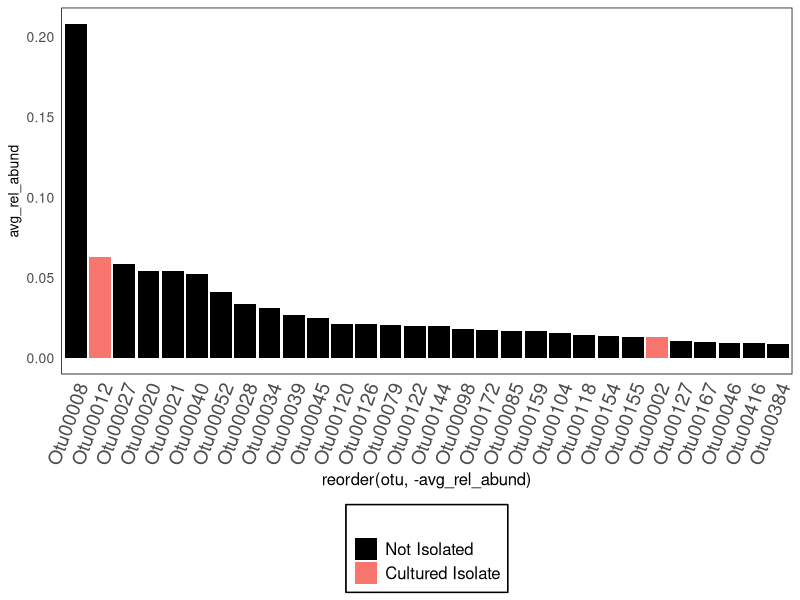
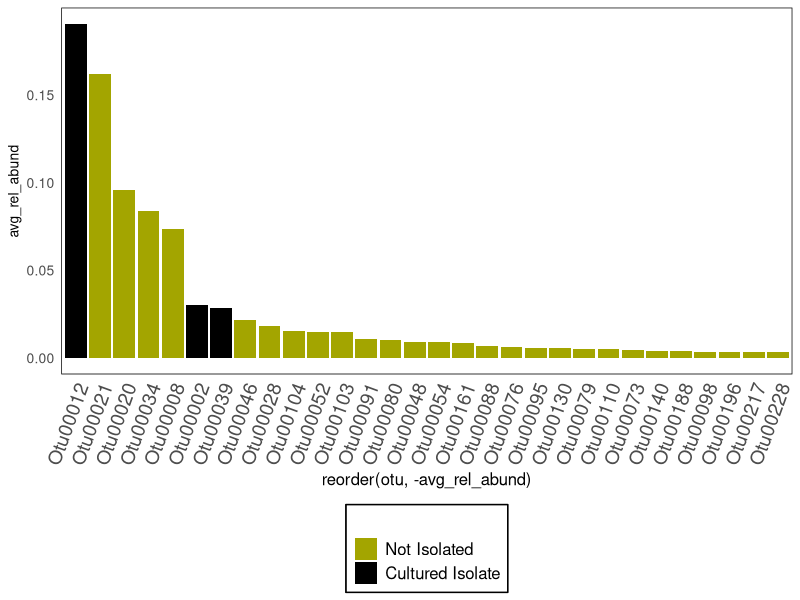
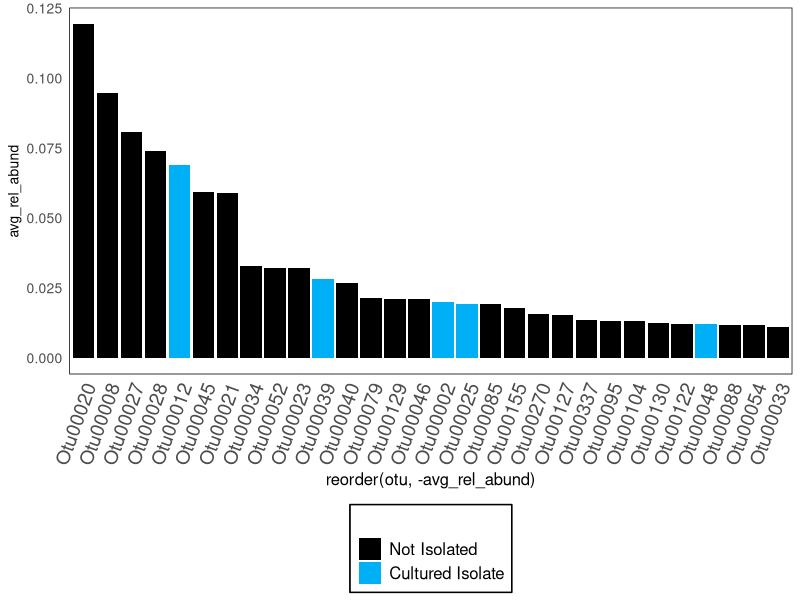
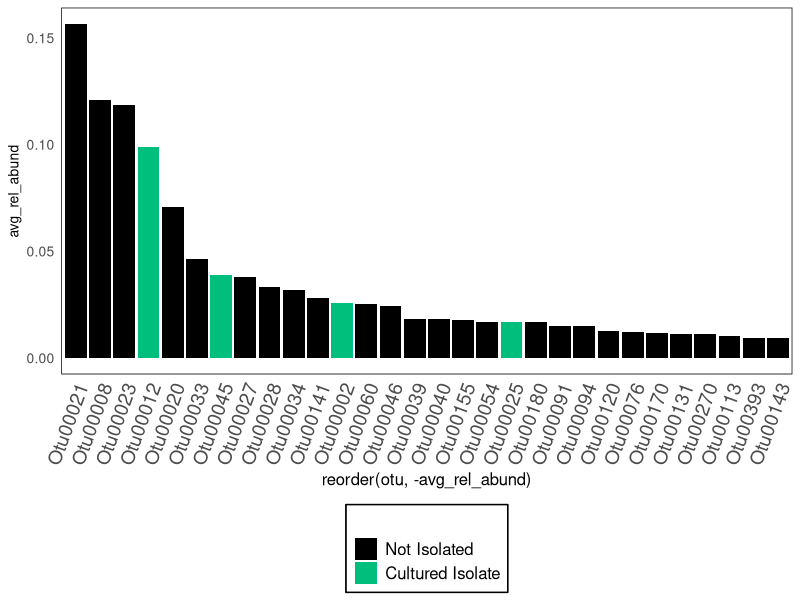
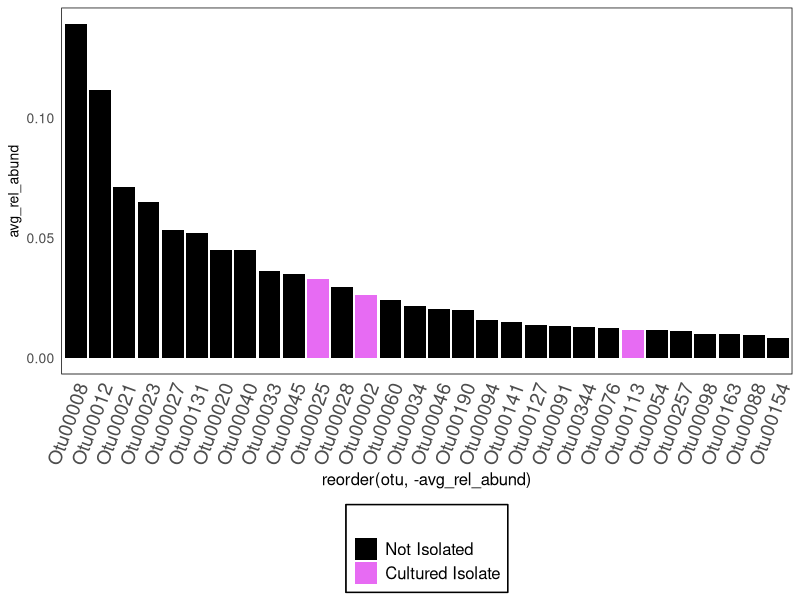
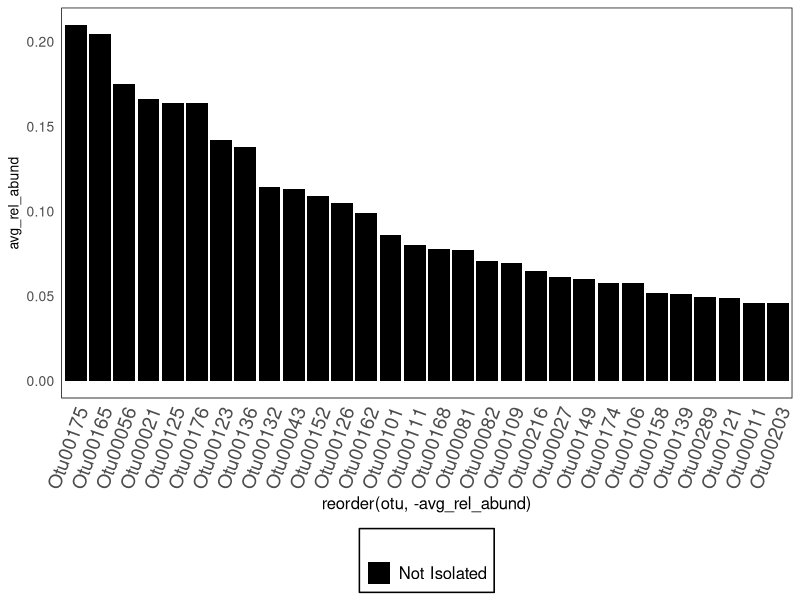
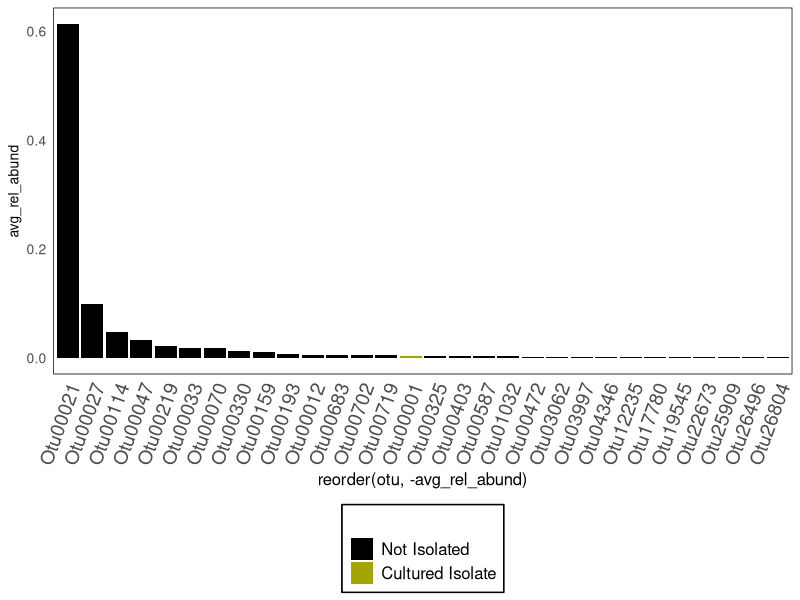
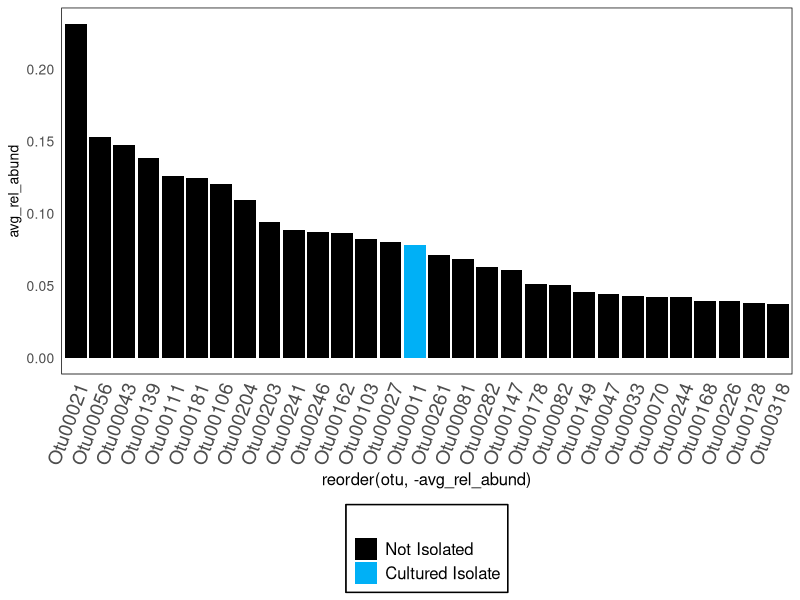

Here is the R script that generated these plots, in order: (Note: this script raises an error after producing the figures.)
#### Libraries ####
library(tidyverse)
library(data.table)
library(patchwork)
library(ggpubr)

#### Directory Set ####
setwd("C:/Users/jlaue/OneDrive/Documents/Denef_Lab_Stuff/IsolatesPaper/")
getwd()

#### Colors ####
colors <- read.csv("./csv_files/colors.csv")%>%
  mutate(host_species = str_to_lower(hostLong))%>%
  select(host_species, color)

#### GRBC Data ####
collectionTax <- read.csv("./csv_files/collection_tax_data_pureOnly.csv")%>%
  mutate(Isolate = str_replace_all(string=Isolate,
                                   pattern="D",
                                   replacement="_D"),
         Isolate = str_replace_all(string = Isolate,
                                   pattern = "\\,",
                                   replacement = "\\."))%>%
  select(otu, readType, Isolate, host_species, count,
         Domain, Phylum, Class, Order, Family, Genus)%>%
  mutate(Isolate = gsub("DF", "D31", Isolate))%>%
  left_join(., colors)%>%
  group_by(Isolate, readType)%>%
  mutate(time = ifelse(str_detect(Isolate, "_D31"), "D31", "D3"),
         Genus=str_replace_all(string=Genus,
                               pattern="Allorhizobium-Neorhizobium-Pararhizobium-Rhizobium",
                               replacement="A-N-P-R"),
         rel_abund = count/sum(count))%>%
  ungroup()

#### Phycosphere Community Data ####
phycosphereTax <- read.csv("./csv_files/phycosphere_tax_data.csv")%>%
  mutate(Isolate = str_replace_all(string=Isolate,
                                   pattern="D",
                                   replacement="_D"),
         Isolate = str_replace_all(string = Isolate,
                                   pattern = "\\,",
                                   replacement = "\\."))%>%
  select(otu, Isolate, host_species, count, Domain, Phylum, Class, Order, Family, Genus)%>%
  mutate(Isolate = gsub("DF", "D31", Isolate))%>%
  group_by(Isolate, Genus)%>%
  mutate(genus_count = sum(count))%>%
  ungroup()%>%
  group_by(Isolate)%>%
  mutate(time = ifelse(str_detect(Isolate, "_D31"), "D31", "D3"),
         Genus=str_replace_all(string=Genus,
                               pattern="Allorhizobium-Neorhizobium-Pararhizobium-Rhizobium",
                               replacement="A-N-P-R"),
         rel_abund = count/sum(count),
         genus_rel_abund = genus_count/sum(count))%>%
  ungroup()

#### Pond Data (Natural Community) ####
pondTax <- read.csv("./csv_files/natCom_tax_data.csv")%>%
  mutate(Isolate = str_replace_all(string=Isolate,
                                   pattern="D",
                                   replacement="_D"),
         Isolate = str_replace_all(string = Isolate,
                                   pattern = "\\,",
                                   replacement = "\\."))%>%
  select(otu, Isolate, host_species, count, Domain, Phylum, Class, Order, Family, Genus)%>%
  mutate(Isolate = gsub("DF", "D31", Isolate))%>%
  group_by(Isolate)%>%
  mutate(time = ifelse(str_detect(Isolate, "_D31"), "D31", "D3"),
         Genus=str_replace_all(string=Genus,
                               pattern="Allorhizobium-Neorhizobium-Pararhizobium-Rhizobium",
                               replacement="A-N-P-R"),
         rel_abund = count/sum(count))%>%
  ungroup()

#### Genus Level Data Organization ####
isolatedOTUs <- select(collectionTax, otu, host_species, color, time)%>%
  mutate(isolated = T)%>%
  distinct()

genus_data_D3 <- phycosphereTax %>%
  filter(time == "D3")%>%
  group_by(otu, host_species)%>%
  mutate(agg_rel_abund = sum(rel_abund),
         avg_rel_abund = mean(rel_abund))%>%
  ungroup()%>%
  left_join(., isolatedOTUs)%>%
  mutate(color = if_else(is.na(color), "black", color),
         isolated = if_else(is.na(isolated), F, isolated))

genus_data_D31 <- phycosphereTax %>%
  filter(time == "D31")%>%
  group_by(otu, host_species)%>%
  mutate(agg_rel_abund = sum(rel_abund),
         avg_rel_abund = mean(rel_abund))%>%
  ungroup()%>%
  left_join(., isolatedOTUs)%>%
  mutate(color = if_else(is.na(color), "black", color),
         isolated = if_else(is.na(isolated), F, isolated))

#### Plotting Fxn ####
abundance_plot_isolate <- function(species_name, data) { #, color_data, Genus_species
  df <- filter(data, host_species == species_name)%>%
    select(otu, avg_rel_abund, isolated, color)%>%
    # select(Genus, avg_rel_abund, isolated, color)%>%
    distinct()%>%
    arrange(desc(avg_rel_abund)) %>% slice(1:30) # limit curve to 30 genera
  plot <- df %>%
    #Reorder Genus by average relative abundance to get a smooth curve
    ggplot(aes(x = reorder(otu, -avg_rel_abund), y = avg_rel_abund, fill = isolated)) +
    # ggplot(aes(x = reorder(Genus, -avg_rel_abund), y = avg_rel_abund, fill = isolated)) +
    geom_bar(stat = "Identity") +
    theme_minimal() +
    scale_fill_manual(values = unique(df$color),
                      name = '', labels = c("Not Isolated", "Cultured Isolate"))+
    # scale_fill_manual(values = c(colors[(colors$host_species==species_name),]$color, "black"),
    #                   name =  '', labels = c("Cultured Isolate", "Not Isolated")) +
    # guides(fill = guide_legend(
    #   title = substitute(paste(italic(Genus_species))),
    #   title.position = "top",
    #   nrow = 2, byrow = TRUE
    # )) +
    # labs(y = "Relative Abundance (Genus)",
    #      x = "",
    #      fill = '') +
    # # , title = "") +
    # scale_y_continuous("Average Relative Abundance", 
    #                    limits = c(0, 0.32), 
    #                    breaks = c(0.0, 0.1, 0.2, 0.3)) +
  theme(axis.title.x = element_text(size = 12),
        axis.text.x = element_text(angle = 70,
                                   hjust = 1,
                                   size = 14),
                                   # color = color_data$color),
        panel.background = element_rect(fill = "transparent"), # bg of the panel
        plot.background = element_rect(fill = "transparent", color = NA), # bg of the plot
        panel.grid.major = element_blank(), # get rid of major grid
        panel.grid.minor = element_blank(), # get rid of minor grid
        legend.background = element_rect(fill = "transparent"), # get rid of legend bg
        legend.box.background = element_rect(fill = "transparent"),
        axis.title.y = element_text(size = 10),
        axis.text.y = element_text(size = 10),
        legend.position = "bottom",
        legend.box.just = "center",
        legend.direction = "vertical",
        legend.title = element_text(vjust = .5, size = 12),
        legend.text = element_text(vjust = .5, size = 12))
  # , plot.title = element_text(hjust = .5, size = 16)) +
  # scale_x_reordered()
  
  return(plot)
}
#### D3 Plots ####
chl_D3 <- abundance_plot_isolate(species_name = "chlorella", data = genus_data_D3)
coe_D3 <- abundance_plot_isolate(species_name = "coelastrum", data = genus_data_D3)
sce_D3 <- abundance_plot_isolate(species_name = "scenedesmus", data = genus_data_D3)
mon_D3 <- abundance_plot_isolate(species_name = "monoraphidium", data = genus_data_D3)
sel_D3 <- abundance_plot_isolate(species_name = "selenastrum", data = genus_data_D3)

chl_D3
coe_D3
sce_D3
mon_D3
sel_D3

#### D31 Plots ####
chl_D31 <- abundance_plot_isolate(species_name = "chlorella", data = genus_data_D31)
coe_D31 <- abundance_plot_isolate(species_name = "coelastrum", data = genus_data_D31)
sce_D31 <- abundance_plot_isolate(species_name = "scenedesmus", data = genus_data_D31)
mon_D31 <- abundance_plot_isolate(species_name = "monoraphidium", data = genus_data_D31)
sel_D31 <- abundance_plot_isolate(species_name = "selenastrum", data = genus_data_D31)

chl_D31
coe_D31
sce_D31
mon_D31
sel_D31

#### Natural Community Plot ####
#Special case can't be handled by plot abundance function
nat_comm_D0 <- genus_data_D3 %>%
  # agg_Genus_data_D3 %>% 
  #Filter out reads below the detection limit that are not part of our isolate collection
  # group_by(Genus, host_species) %>%
  # summarize(avg_rel_abund = mean(agg_rel_abund)) %>% #Take average of all the groups for one host species
  # ungroup() %>%
  filter(!(avg_rel_abund < 10e-4))%>%
  # filter(!(avg_rel_abund < 10e-4) | Genus %in% Phycosphere_GRBC_D3$Genus) %>%
  # mutate(time = "D3")  %>% 
  # mutate(host_species = factor(host_species, levels = c("Chlorella", "Coelastrum", "Scenedesmus", "Monoraphidium", "Selenastrum", "Natural Community")), 
  # Genus = reorder_within(Genus, -avg_rel_abund, host_species)) %>%
  filter(host_species == "Natural Community") %>%
  #Reorder Genus by average relative abundance to get a smooth curve
  ggplot(aes(x = reorder(Genus, -avg_rel_abund), 
             y = avg_rel_abund, 
             fill = host_species)) +
  geom_bar(stat = "Identity") +
  theme_minimal() +
  scale_fill_manual(values = c("#D4D5B0"), name = 'Pond Community Day 0', labels = c("Natural Inhabitant")) +
  labs( y = "Relative Abundance (Genus)", x = "Genus", fill = 'Pond Community Day 0',
        title = "Rank Abundance Curves Based on 16S v4 Tag Sequencing") +
  theme(axis.title.x = element_text(size = 12),
        axis.text.x = element_text(angle = 70, hjust = 1, size = 14,
                                   color = "black"),
        panel.background = element_rect(fill = "transparent"), # bg of the panel
        plot.background = element_rect(fill = "transparent", color = NA), # bg of the plot
        panel.grid.major = element_blank(), # get rid of major grid
        panel.grid.minor = element_blank(), # get rid of minor grid
        legend.background = element_rect(fill = "transparent"), # get rid of legend bg
        legend.box.background = element_rect(fill = "transparent"),
        axis.title.y = element_text(size = 10),
        axis.text.y = element_text(size = 10),
        legend.position = "bottom",
        legend.box.just = "center",
        legend.direction = "vertical",
        legend.title = element_text(vjust = .5, size = 12),
        legend.text = element_text(vjust = .5, size = 12),
        plot.title = element_text(hjust = .5, size = 16)) +
  labs( y = "Relative Abundance (Genus)", x = "Genus",  fill = "" ) +
  scale_y_continuous("Average Relative Abundance", limits = c(0, 0.2), breaks = c(0.0, 0.1, 0.2))
# +scale_x_reordered()

#### Combine Plots with Patchwork ####
patchwork <- (nat_comm_D0 / (chl_D3 | chl_D31 + rremove("ylab")) / (coe_D3 | coe_D31 + rremove("ylab")) / (sce_D3 | sce_D31 + rremove("ylab")) / (mon_D3 | mon_D31 + rremove("ylab")) / (sel_D3 | sel_D31+ rremove("ylab"))) 

patchwork + 
  plot_annotation(
    tag_levels = "A"
  ) + plot_layout(
    guides = 'collect'
  ) & theme(
    legend.spacing = unit(0, 'cm'),
    legend.box.just = 'left',
    legend.text = element_text(size = 14),
    legend.title = element_text(size = 16),
    axis.text.x = element_text(size = 10)
  )

ggsave(filename = "fig1_rewrite.png",  dpi = 300, path = "./fig1", width = 14, height = 24)

# ggsave(filename = "Isolates D3-D31 Phycosphere Comparison.pdf",  dpi = 300, path = "./fig1", width = 14, height = 18)

#### Percentage of Phycosphere OTUs Isolated ####

grbc_genera <- GRBC_tax %>%
  select(Genus, host_species)%>% # Genus,
  distinct()%>%
  mutate(isolated = T)

phyc_genera <- Phycosphere_tax %>% select(otu, Genus) %>% distinct()

percentage_isolated <- Phycosphere_otu_count%>%
  # filter(host_species != "Natural Community")%>%
  left_join(., phyc_genera)%>%
  filter(rel_abund >= 1e-5)%>%
  select(Genus, host_species)%>%
  distinct()%>%
  left_join(., grbc_genera)%>%
  mutate(isolated = ifelse(is.na(isolated), F, isolated))%>%
  group_by(host_species)%>%
  summarize(isolated_count = sum(isolated),
            total_genera = n(),
            per_isolated = sum(isolated)/n()*100)
